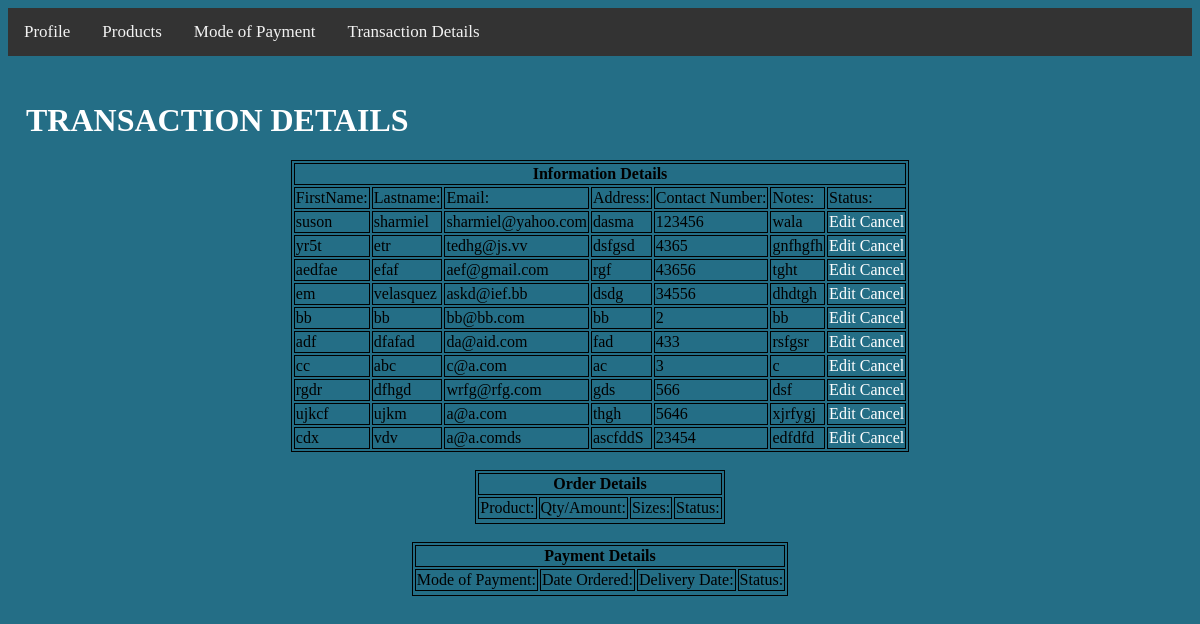
Screenshot of /transactiondetails/ with the database file from the repository.
### igensys/models.py (models this page shows)
class ProfileInfo(models.Model):
	First_name = models.CharField(blank = True, max_length = 100)
	Last_name = models.CharField(blank = True, max_length = 100)
	Email = models.CharField(blank = True, max_length = 100)
	Address = models.CharField(blank = True, max_length = 250)
	Contact_number = models.CharField(blank = True, max_length = 250)
	Notes = models.CharField(blank = True, max_length = 300)

### igensys/views.py (the view, shortened to what this page needs)
# urls.py: path('transactiondetails/',views.transactiondetails, name="transactiondetails"),
def transactiondetails(request):
	aProfileInfo = ProfileInfo.objects.all()
	aItems = Items.objects.all()
	aPayment = Payment.objects.all()
	return render (request, 'Model4.html', {'ProfileInfo':aProfileInfo, 'Items':aItems, 'Payment':aPayment})

### igensys/templates/Model4.html (shortened to what this page needs)
{% extends 'navbar.html' %}
{% load static %}
{% block content %}
<center>
    <br><br>
    <h1>TRANSACTION DETAILS</h1>
    <div>
    <table border="5" bordercolor="">
    <tr>
        <th colspan="11">Information Details</th>
    </tr>
    <tr>
        <td>FirstName:</td>
        <td>Lastname:</td>
        <td>Email:</td>
        <td>Address:</td>
        <td>Contact Number:</td>
        <td>Notes:</td>
        <td>Status:</td>
    </tr>
        {% for item in ProfileInfo%}
    <tr>
        <td>{{item.First_name}}</td>
        <td>{{item.Last_name}}</td>
        <td>{{item.Email}}</td>
        <td> {{item.Address}}</td>
        <td> {{item.Contact_number}}</td>
        <td> {{item.Notes}}</td>
        <td>
            <a type='button' href="{% url 'edit' item.pk%}" > Edit</a> <a type='button' href="{% url 'cancel' item.pk %}" > Cancel</a>
        </td>
    </tr>
        {% endfor %}
</table>
    <table border="5" bordercolor="">
    <tr>
        <th colspan="11">Order Details</th>
    </tr>
    <tr>
        <td>Product:</td>
        <td>Qty/Amount:</td>
        <td>Sizes:</td>
        <td>Status:</td>
    </tr>
    </table>
    <br>
    <table border="5" bordercolor="">
        <tr>
            <th colspan="11">Payment Details</th>
        </tr>
        <tr>
            <td>Mode of Payment:</td>
            <td>Date Ordered:</td>
            <td>Delivery Date:</td>
            <td>Status:</td>
        </tr>
    </table>
    </div>
</center>
{% endblock %}

### igensys/templates/navbar.html (shortened to what this page needs)
{%load static %}
<!DOCTYPE html>
<html lang="en-US">
    <head>
         <link rel="stylesheet" href="{%static 'css/style2.css' %}">
    </head>
<div class="topnav">
    <a href="{% url 'Mainpage' %}">Profile </a>
    <a href="{% url 'product' %}">Products </a>
    <a href="{% url 'modeofpayment' %}">Mode of Payment </a>
    <a href="{% url 'transactiondetails' %}">Transaction Details </a>
</div>
{%block content %}
{%endblock %}

### igensys/static/css/style2.css (style rules this page uses)
table, th, td { border:1px solid black; }
.topnav { overflow: hidden; background-color: #333; }
.topnav a { float: left; color: #f2f2f2; text-align: center; padding: 14px 16px; text-decoration: none; font-size: 17px; }
h1 { color: white; text-align: left; margin-top: 10px; margin-left: 18px; }
a { color: white; text-decoration: none; }

### rows the page displays
ProfileInfo: First_name "suson", Last_name "sharmiel", Email "sharmiel@yahoo.com", Address "dasma", Contact_number "123456", Notes "wala"
ProfileInfo: First_name "yr5t", Last_name "etr", Email "tedhg@js.vv", Address "dsfgsd", Contact_number "4365", Notes "gnfhgfh"
ProfileInfo: First_name "aedfae", Last_name "efaf", Email "aef@gmail.com", Address "rgf", Contact_number "43656", Notes "tght"
ProfileInfo: First_name "em", Last_name "velasquez", Email "askd@ief.bb", Address "dsdg", Contact_number "34556", Notes "dhdtgh"
ProfileInfo: First_name "bb", Last_name "bb", Email "bb@bb.com", Address "bb", Contact_number "2", Notes "bb"
ProfileInfo: First_name "adf", Last_name "dfafad", Email "da@aid.com", Address "fad", Contact_number "433", Notes "rsfgsr"
ProfileInfo: First_name "cc", Last_name "abc", Email "c@a.com", Address "ac", Contact_number "3", Notes "c"
ProfileInfo: First_name "rgdr", Last_name "dfhgd", Email "wrfg@rfg.com", Address "gds", Contact_number "566", Notes "dsf"
ProfileInfo: First_name "ujkcf", Last_name "ujkm", Email "a@a.com", Address "thgh", Contact_number "5646", Notes "xjrfygj"
ProfileInfo: First_name "cdx", Last_name "vdv", Email "a@a.comds", Address "ascfddS", Contact_number "23454", Notes "edfdfd"
